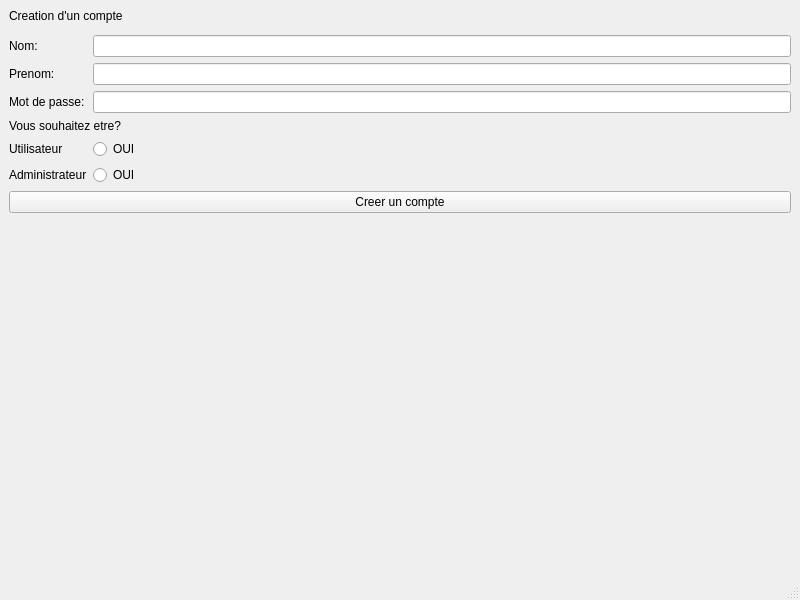
<?xml version="1.0" encoding="UTF-8"?>
<ui version="4.0">
 <class>MainWindow</class>
 <widget class="QMainWindow" name="MainWindow">
  <property name="geometry">
   <rect>
    <x>0</x>
    <y>0</y>
    <width>800</width>
    <height>600</height>
   </rect>
  </property>
  <property name="windowTitle">
   <string>MainWindow</string>
  </property>
  <widget class="QWidget" name="centralwidget">
   <layout class="QFormLayout" name="formLayout_2">
    <item row="0" column="0" colspan="2">
     <widget class="QLabel" name="label">
      <property name="toolTip">
       <string>&lt;html&gt;&lt;head/&gt;&lt;body&gt;&lt;p&gt;&lt;span style=&quot; font-weight:700;&quot;&gt;Remplissez tous les champs!&lt;/span&gt;&lt;/p&gt;&lt;/body&gt;&lt;/html&gt;</string>
      </property>
      <property name="layoutDirection">
       <enum>Qt::LeftToRight</enum>
      </property>
      <property name="text">
       <string>Creation d'un compte</string>
      </property>
     </widget>
    </item>
    <item row="2" column="1">
     <layout class="QFormLayout" name="formLayout"/>
    </item>
    <item row="3" column="0">
     <widget class="QLabel" name="label_2">
      <property name="layoutDirection">
       <enum>Qt::LeftToRight</enum>
      </property>
      <property name="text">
       <string>Nom:</string>
      </property>
     </widget>
    </item>
    <item row="3" column="1">
     <widget class="QLineEdit" name="lineEdit">
      <property name="layoutDirection">
       <enum>Qt::LeftToRight</enum>
      </property>
      <property name="text">
       <string/>
      </property>
     </widget>
    </item>
    <item row="5" column="0">
     <widget class="QLabel" name="label_3">
      <property name="layoutDirection">
       <enum>Qt::LeftToRight</enum>
      </property>
      <property name="text">
       <string>Prenom:</string>
      </property>
     </widget>
    </item>
    <item row="5" column="1">
     <widget class="QLineEdit" name="lineEdit_2">
      <property name="layoutDirection">
       <enum>Qt::LeftToRight</enum>
      </property>
      <property name="text">
       <string/>
      </property>
     </widget>
    </item>
    <item row="6" column="0">
     <widget class="QLabel" name="label_4">
      <property name="layoutDirection">
       <enum>Qt::LeftToRight</enum>
      </property>
      <property name="text">
       <string>Mot de passe:</string>
      </property>
     </widget>
    </item>
    <item row="6" column="1">
     <widget class="QLineEdit" name="lineEdit_3">
      <property name="layoutDirection">
       <enum>Qt::LeftToRight</enum>
      </property>
      <property name="text">
       <string/>
      </property>
     </widget>
    </item>
    <item row="8" column="0" colspan="2">
     <widget class="QLabel" name="label_7">
      <property name="layoutDirection">
       <enum>Qt::LeftToRight</enum>
      </property>
      <property name="text">
       <string>Vous souhaitez etre?</string>
      </property>
     </widget>
    </item>
    <item row="10" column="0">
     <widget class="QLabel" name="label_5">
      <property name="layoutDirection">
       <enum>Qt::LeftToRight</enum>
      </property>
      <property name="text">
       <string>Utilisateur</string>
      </property>
     </widget>
    </item>
    <item row="10" column="1">
     <widget class="QRadioButton" name="radioButton">
      <property name="layoutDirection">
       <enum>Qt::LeftToRight</enum>
      </property>
      <property name="text">
       <string>OUI</string>
      </property>
     </widget>
    </item>
    <item row="12" column="0">
     <widget class="QLabel" name="label_6">
      <property name="layoutDirection">
       <enum>Qt::LeftToRight</enum>
      </property>
      <property name="text">
       <string>Administrateur</string>
      </property>
     </widget>
    </item>
    <item row="12" column="1">
     <widget class="QRadioButton" name="radioButton_2">
      <property name="layoutDirection">
       <enum>Qt::LeftToRight</enum>
      </property>
      <property name="text">
       <string>OUI</string>
      </property>
     </widget>
    </item>
    <item row="13" column="0" colspan="2">
     <widget class="QPushButton" name="pushButton">
      <property name="layoutDirection">
       <enum>Qt::LeftToRight</enum>
      </property>
      <property name="text">
       <string>Creer un compte</string>
      </property>
     </widget>
    </item>
   </layout>
  </widget>
  <widget class="QMenuBar" name="menubar">
   <property name="geometry">
    <rect>
     <x>0</x>
     <y>0</y>
     <width>800</width>
     <height>24</height>
    </rect>
   </property>
  </widget>
  <widget class="QStatusBar" name="statusbar"/>
 </widget>
 <resources/>
 <connections/>
</ui>
